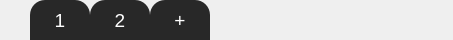
             <widget class="QWidget" name="scrollAreaWidgetContents_4">
              <property name="geometry">
               <rect>
                <x>0</x>
                <y>0</y>
                <width>453</width>
                <height>40</height>
               </rect>
              </property>
              <property name="sizePolicy">
               <sizepolicy hsizetype="Expanding" vsizetype="Minimum">
                <horstretch>1</horstretch>
                <verstretch>0</verstretch>
               </sizepolicy>
              </property>
              <property name="minimumSize">
               <size>
                <width>0</width>
                <height>40</height>
               </size>
              </property>
              <property name="maximumSize">
               <size>
                <width>16777215</width>
                <height>40</height>
               </size>
              </property>
              <property name="styleSheet">
               <string notr="true"/>
              </property>
              <layout class="QHBoxLayout" name="horizontalLayout_6">
               <property name="spacing">
                <number>0</number>
               </property>
               <property name="leftMargin">
                <number>30</number>
               </property>
               <property name="topMargin">
                <number>0</number>
               </property>
               <property name="rightMargin">
                <number>30</number>
               </property>
               <property name="bottomMargin">
                <number>0</number>
               </property>
               <item>
                <spacer name="horizontalSpacer_12">
                 <property name="orientation">
                  <enum>Qt::Orientation::Horizontal</enum>
                 </property>
                 <property name="sizeType">
                  <enum>QSizePolicy::Policy::Minimum</enum>
                 </property>
                 <property name="sizeHint" stdset="0">
                  <size>
                   <width>0</width>
                   <height>20</height>
                  </size>
                 </property>
                </spacer>
               </item>
               <item>
                <widget class="QPushButton" name="pushButton_4">
                 <property name="sizePolicy">
                  <sizepolicy hsizetype="Minimum" vsizetype="Minimum">
                   <horstretch>0</horstretch>
                   <verstretch>0</verstretch>
                  </sizepolicy>
                 </property>
                 <property name="minimumSize">
                  <size>
                   <width>60</width>
                   <height>40</height>
                  </size>
                 </property>
                 <property name="maximumSize">
                  <size>
                   <width>60</width>
                   <height>40</height>
                  </size>
                 </property>
                 <property name="font">
                  <font>
                   <pointsize>14</pointsize>
                  </font>
                 </property>
                 <property name="styleSheet">
                  <string notr="true">QPushButton {background-color: rgb(40,40,40);
                            border-top-right-radius: 15px;
                            border-top-left-radius: 15px;
                            color: white;}
                            QPushButton:hover {background-color: rgb(60,60,60);}
                            QPushButton:pressed {background-color: rgb(30,30,30);}</string>
                 </property>
                 <property name="text">
                  <string>1</string>
                 </property>
                </widget>
               </item>
               <item>
                <widget class="QPushButton" name="pushButton_17">
                 <property name="sizePolicy">
                  <sizepolicy hsizetype="Minimum" vsizetype="Minimum">
                   <horstretch>0</horstretch>
                   <verstretch>0</verstretch>
                  </sizepolicy>
                 </property>
                 <property name="minimumSize">
                  <size>
                   <width>60</width>
                   <height>40</height>
                  </size>
                 </property>
                 <property name="maximumSize">
                  <size>
                   <width>60</width>
                   <height>40</height>
                  </size>
                 </property>
                 <property name="font">
                  <font>
                   <pointsize>14</pointsize>
                  </font>
                 </property>
                 <property name="styleSheet">
                  <string notr="true">QPushButton {background-color: rgb(40,40,40);
                            border-top-right-radius: 15px;
                            border-top-left-radius: 15px;
                            color: white;}
                            QPushButton:hover {background-color: rgb(60,60,60);}
                            QPushButton:pressed {background-color: rgb(30,30,30);}</string>
                 </property>
                 <property name="text">
                  <string>2</string>
                 </property>
                </widget>
               </item>
               <item>
                <widget class="QPushButton" name="pushButton_5">
                 <property name="sizePolicy">
                  <sizepolicy hsizetype="Minimum" vsizetype="Minimum">
                   <horstretch>0</horstretch>
                   <verstretch>0</verstretch>
                  </sizepolicy>
                 </property>
                 <property name="minimumSize">
                  <size>
                   <width>60</width>
                   <height>40</height>
                  </size>
                 </property>
                 <property name="maximumSize">
                  <size>
                   <width>60</width>
                   <height>40</height>
                  </size>
                 </property>
                 <property name="font">
                  <font>
                   <pointsize>14</pointsize>
                  </font>
                 </property>
                 <property name="styleSheet">
                  <string notr="true">QPushButton {background-color: rgb(40,40,40);
                            border-top-right-radius: 15px;
                            border-top-left-radius: 15px;
                            color: white;}
                            QPushButton:hover {background-color: rgb(60,60,60);}
                            QPushButton:pressed {background-color: rgb(30,30,30);}</string>
                 </property>
                 <property name="text">
                  <string>+</string>
                 </property>
                </widget>
               </item>
               <item>
                <spacer name="horizontalSpacer_23">
                 <property name="orientation">
                  <enum>Qt::Orientation::Horizontal</enum>
                 </property>
                 <property name="sizeHint" stdset="0">
                  <size>
                   <width>40</width>
                   <height>20</height>
                  </size>
                 </property>
                </spacer>
               </item>
              </layout>
             </widget>
